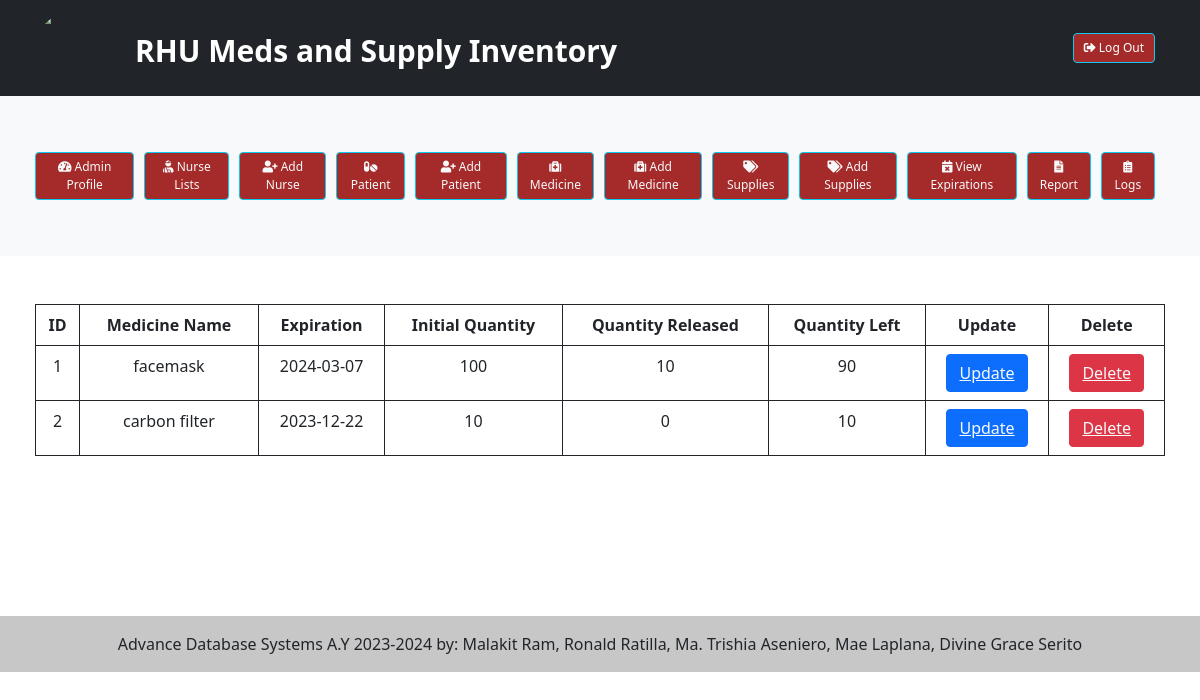
The page /supplies.php on the database its author committed.
### tables this page shows
CREATE TABLE `suppliestb` (
  `id` int(11) NOT NULL,
  `supplyname` varchar(255) DEFAULT NULL,
  `expiration` date DEFAULT NULL,
  `initialqty` int(11) DEFAULT NULL,
  `qtygiventopatient` int(11) NOT NULL,
  `qtyleft` int(11) DEFAULT NULL,
  `category_id` int(11) NOT NULL
);

### supplies.php (the view, shortened to what this page needs)
<!DOCTYPE html>
<html>
<head>
    <link href="https://cdn.jsdelivr.net/npm/bootstrap@5.0.2/dist/css/bootstrap.min.css" rel="stylesheet">
    <?php
    include("admin_dashboard.php"); ?>
</head>
<body>
<div class="container mt-5">
<table class="table table-responsive table-bordered border-dark table-hover text-center ">
        <tr>
            <th>ID</th>
            <th>Medicine Name</th>
            <th>Expiration</th>
            <th>Initial Quantity</th>
            <th>Quantity Released</th>
            <th>Quantity Left</th>
            <th>Update</th>
            <th>Delete</th>
        </tr>
<?php
include "dbconfig.php";
$sql = "SELECT * FROM suppliestb";
$result = $conn->query($sql);
if ($result->num_rows > 0) {
    while ($row = $result->fetch_assoc()) {
        echo "<tr>";
        echo "<td>" . $row["id"] . "</td>";
        echo "<td>" . $row["supplyname"] . "</td>";
        echo "<td>" . $row["expiration"] . "</td>";
        echo "<td>" . $row["initialqty"] . "</td>";
        echo "<td>" . $row["qtygiventopatient"] . "</td>";
        echo "<td>" . $row["qtyleft"] . "</td>";
        echo "<td>
                <button class='btn btn-primary'><a href='updatesupp.php?updateid=" . $row["id"] . "' class='text-light'>Update</a></button>
                </td>";
        echo "<td>
                <button class='btn btn-danger'><a href='deletedialog.php?deleteid=" . $row["id"] . "' class='text-light'>Delete</a></button>
                </td>";
        echo "</tr>";
    }
    echo "</table>";
} else {
    echo "No supplies found.";
}
?>
</div>
</body>
</html>
<?php
include "footer.php";
?>

### admin_dashboard.php (style rules this page uses)
.container { padding: 0 5px; }

### rows shown on the page
suppliestb: id "1", supplyname "facemask", expiration "2024-03-07", initialqty "100", qtygiventopatient "10", qtyleft "90"
suppliestb: id "2", supplyname "carbon filter", expiration "2023-12-22", initialqty "10", qtygiventopatient "0", qtyleft "10"
